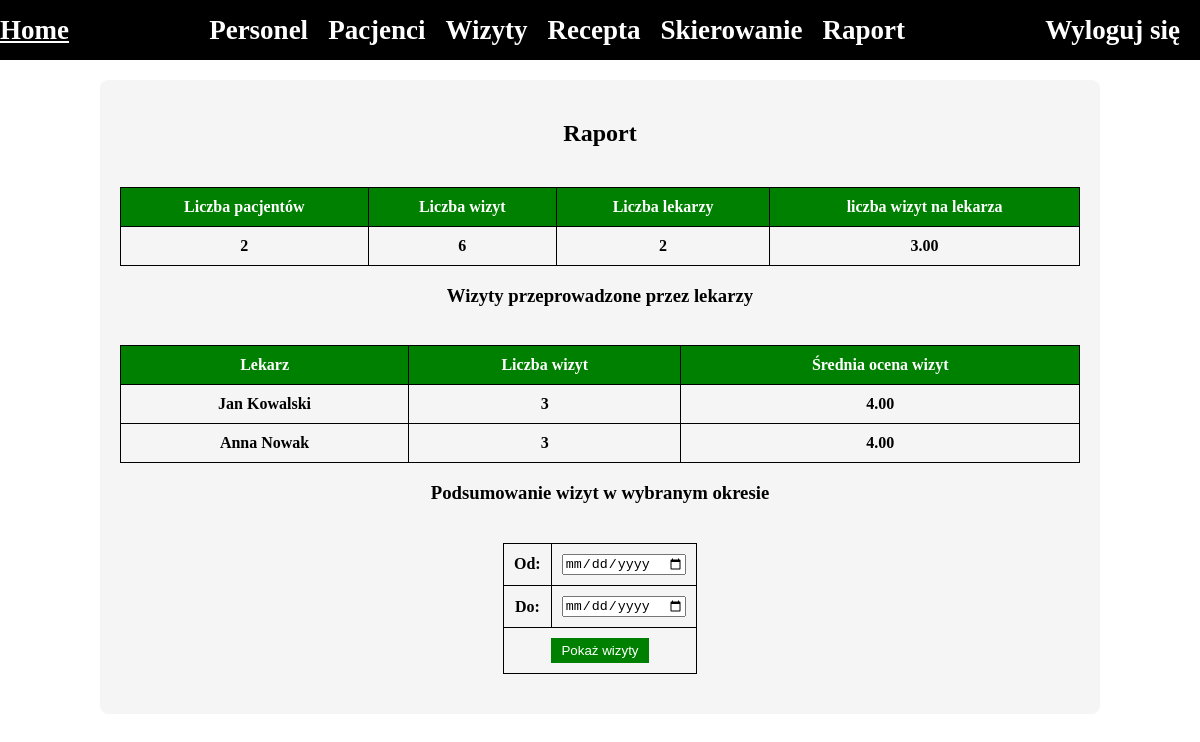
The app's page /adminpanel/raport.php (signed in) with its own data.
### tables this page shows
CREATE TABLE `personel` (
  `numer` int(11) NOT NULL,
  `imie` varchar(32) DEFAULT NULL,
  `nazwisko` varchar(32) DEFAULT NULL,
  `stanowisko` varchar(32) DEFAULT NULL,
  `specjalizacja` varchar(64) DEFAULT NULL,
  `godziny_pracy` varchar(64) DEFAULT NULL
);

### adminpanel/raport.php (the view, shortened to what this page needs)
<?php
global $polaczenie;
$zapytanie = "select COUNT(*) from pacjenci";
$wynik = mysqli_query($polaczenie, $zapytanie) or exit("Błąd w zapytaniu: " . $zapytanie);
$liczba_pacjentow = mysqli_fetch_row($wynik)[0];
$zapytanie = "select COUNT(*) from wizyty";
$wynik = mysqli_query($polaczenie, $zapytanie) or exit("Błąd w zapytaniu: " . $zapytanie);
$liczba_wizyt = mysqli_fetch_row($wynik)[0];
$zapytanie = "select COUNT(*) from personel where stanowisko='lekarz'";
$wynik = mysqli_query($polaczenie, $zapytanie) or exit("Błąd w zapytaniu: " . $zapytanie);
$liczba_lekarzy = mysqli_fetch_row($wynik)[0];
if ($liczba_lekarzy > 0) {
    $wizyty_na_lekarza = $liczba_wizyt / $liczba_lekarzy;
} else {
    $wizyty_na_lekarza = 0;
}
$lekarze_wizyty = [];
$zapytanie = "select numer, imie, nazwisko from personel where stanowisko='lekarz'";
$wynik = mysqli_query($polaczenie, $zapytanie) or exit("Błąd w zapytaniu: " . $zapytanie);
while ($wiersz = mysqli_fetch_row($wynik)) {
    $lekarz_numer = $wiersz[0];
    $zapytanie_wizyty = "select COUNT(*), AVG(ocena) from wizyty where lekarz = $lekarz_numer";
    $wynik_wizyty = mysqli_query($polaczenie, $zapytanie_wizyty) or exit("Błąd w zapytaniu: " . $zapytanie_wizyty);
    $wizyty = mysqli_fetch_row($wynik_wizyty);
    $lekarze_wizyty[] = [
        $wiersz[0],
        $wiersz[1],
        $wiersz[2],
        $wizyty[0],
        $wizyty[1]
    ];
}
?>
<!DOCTYPE html>
<html lang="en">
<head>
</head>
<body>
<div id="glownyKontener">
    <div id="header">
        <div id="headrer-side-container">
            <a href="panel.php" class="header-link"><h2>Home</h2></a>
        </div>
        <div id="header-link-container">
            <a href="personel.php" class="header-link"><h2>Personel</h2></a>
            <a href="pacjenci.php" class="header-link"><h2>Pacjenci</h2></a>
            <a href="wizyty.php" class="header-link"><h2>Wizyty</h2></a>
            <a href="recepta.php" class="header-link"><h2>Recepta</h2></a>
            <a href="skierowanie.php" class="header-link"><h2>Skierowanie</h2></a>
            <a href="raport.php" class="header-link"><h2>Raport</h2></a>
        </div>
        <div id="headrer-side-logout-container">
            <a href="index.php?wylogowanie" class="header-link"><h2>Wyloguj się</h2></a>
        </div>
    </div>
    <div id="element">
    <div class="raport">
        <h2>Raport</h2>
        <table>
            <tr>
                <th>Liczba pacjentów</th>
                <th>Liczba wizyt</th>
                <th>Liczba lekarzy</th>
                <th>liczba wizyt na lekarza</th>
            </tr>
            <tr>
                <td><?= $liczba_pacjentow ?></td>
                <td><?= $liczba_wizyt ?></td>
                <td><?= $liczba_lekarzy ?></td>
                <td><?= number_format($wizyty_na_lekarza, 2) ?></td>
            </tr>
        </table>
        <h3>Wizyty przeprowadzone przez lekarzy</h3>
        <table>
            <tr>
                <th>Lekarz</th>
                <th>Liczba wizyt</th>
                <th>Średnia ocena wizyt</th>
            </tr>
            <?php
            foreach ($lekarze_wizyty as $lekarz) {
                echo "<tr><td>" . $lekarz[1] . " " . $lekarz[2] . "</td><td>" . $lekarz[3] . "</td><td>" . number_format($lekarz[4], 2) . "</td></tr>";
            }
            ?>
        </table>
        <h3>Podsumowanie wizyt w wybranym okresie</h3>
        <div class="form-container">
            <form method="POST" action="">
                <table>
                    <tr>
                        <td><label for="data_od">Od:</label></td>
                        <td><input type="date" value="<?= $_POST['data_od'] ?? "" ?>" name="data_od" required></td>
                    </tr>
                    <tr>
                        <td><label for="data_do">Do:</label></td>
                        <td><input type="date" value="<?= $_POST['data_do'] ?? "" ?>" name="data_do" required></td>
                    </tr>
                    <tr>
                        <td colspan="2"><input type="submit" value="Pokaż wizyty"></td>
                    </tr>
                </table>
            </form>
        </div>
    </div>
</div>
</div>
</body>
</html>

### adminpanel/raport.php (style rules this page uses)
body, html { box-sizing: border-box; margin: 0; padding: 0; width: 100vw; height: 100vh; background-color: white; overflow: hidden; }
#glownyKontener { width: 100%; height: 100%; display: flex; flex-direction: column; align-items: center; justify-content: center; font-weight: bolder; }
#header { width: 100%; height: 60px; display: flex; justify-content: space-between; align-items: center; background-color: black; color: white; padding: 0 20px; }
#header-link-container { display: flex; align-items: center; }
.header-link { margin-right: 20px; color: white; text-decoration: none; font-size: 18px; }
#headrer-side-container, #headrer-side-logout-container { display: flex; align-items: center; }
#element { display: flex; flex-direction: column; align-items: center; width: 100%; height: 100%; overflow-y: scroll; }
.raport { width: 80%; margin: 20px; padding: 20px; background-color: whitesmoke; border-radius: 8px; display: flex; flex-direction: column; align-items: center; }
.raport h2 { margin-bottom: 20px; }
.raport table { width: 100%; border-collapse: collapse; margin-top: 20px; }
.raport table, .raport th, .raport td { border: 1px solid black; }
.raport th, .raport td { padding: 10px; text-align: center; }
.raport th { background-color: green; color: white; }
.form-container { margin-bottom: 20px; }
.form-container input[type="submit"] { padding: 5px 10px; background-color: green; color: white; border: none; cursor: pointer; }

### records on screen
personel: imie "Jan", nazwisko "Kowalski", lekarz "3", lekarz "4.00"
personel: imie "Anna", nazwisko "Nowak", lekarz "3", lekarz "4.00"

### other values on screen
$liczba_pacjentow "2"
$liczba_wizyt "6"
$liczba_lekarzy "2"
$wizyty_na_lekarza "3.00"
